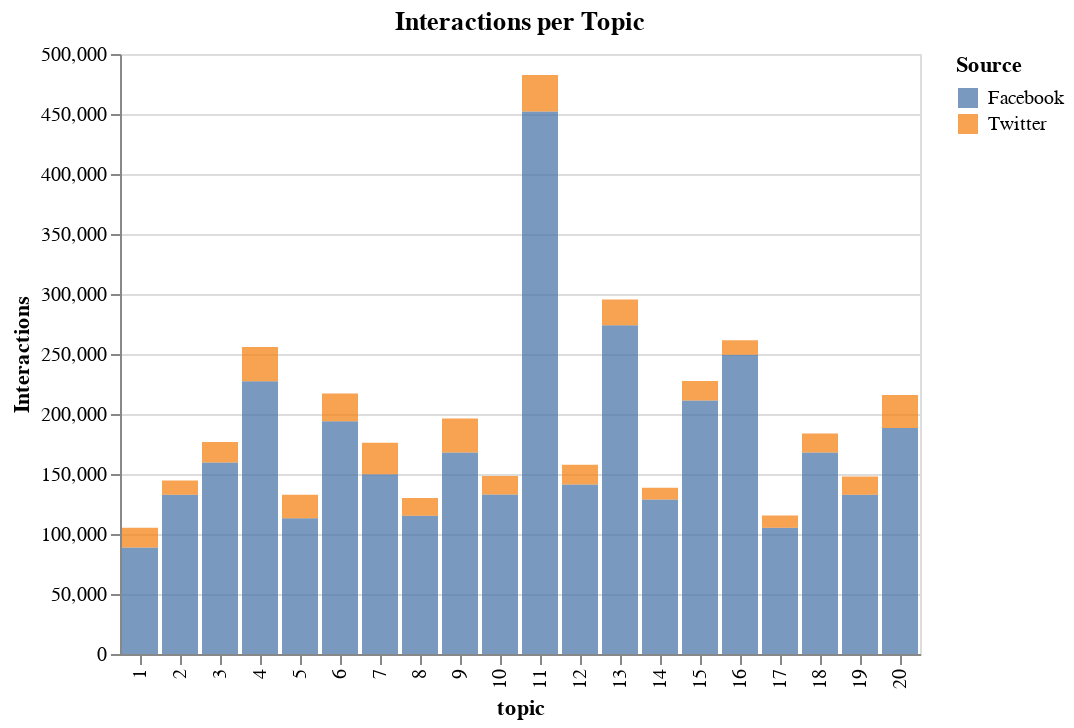

The notebook cell saved with this chart:
### Code cell
p_data = grouped.copy().round(2)
p_data["source"] = p_data.index.get_level_values("source")
p_data.columns = ["count", "sum", "mean", "Source"]
p_data.reset_index(inplace=True)
p_data["Topic"] = p_data.topic_interpretation
p_data["order"] = p_data.source.map({"Facebook": 0, "Twitter": 1})

chart = alt.Chart(p_data, title="Interactions per Topic").mark_bar().encode(
    alt.X("topic:N"),
    alt.Y("sum(sum):Q", 
          title="Interactions"),
    color=alt.Color("Source"),
    order=alt.Order("order"),
    opacity=alt.value(0.75),
    tooltip=[alt.Tooltip("Topic", title="Topic"),
             alt.Tooltip("source", title="Source"),
             alt.Tooltip("count", title="Posts per source"),
             alt.Tooltip("sum", title="Total interactions per source"),
             alt.Tooltip("mean", title="Mean interactions per source")]
)

chart.save(os.path.join(figures_path, "topics", "interactions_per_source_stacked.html"))
chart

### Figure 1 — Vega-Lite specification as saved in the notebook (floating-point values rounded to 4 significant figures)
{"$schema": "https://vega.github.io/schema/vega-lite/v3.4.0.json", "config": {"mark": {"tooltip": null}, "view": {"height": 300, "width": 400}}, "data": {"name": "data-2e679fef1b1e3514d28e3b4c9e6db31f"}, "datasets": {"data-2e679fef1b1e3514d28e3b4c9e6db31f": [{"Source": "Facebook", "Topic": "-", "count": 469, "mean": 189.2, "order": 0, "source": "Facebook", "sum": 88713, "topic": 1, "topic_interpretation": "-"}, {"Source": "Twitter", "Topic": "-", "count": 468, "mean": 35.41, "order": 1, "source": "Twitter", "sum": 16572, "topic": 1, "topic_interpretation": "-"}, {"Source": "Facebook", "Topic": "Wohnen/Sicherheit", "count": 524, "mean": 253.2, "order": 0, "source": "Facebook", "sum": 132659, "topic": 2, "topic_interpretation": "Wohnen/Sicherheit"}, {"Source": "Twitter", "Topic": "Wohnen/Sicherheit", "count": 471, "mean": 25.47, "order": 1, "source": "Twitter", "sum": 11996, "topic": 2, "topic_interpretation": "Wohnen/Sicherheit"}, {"Source": "Facebook", "Topic": "Grüne", "count": 602, "mean": 265.1, "order": 0, "source": "Facebook", "sum": 159577, "topic": 3, "topic_interpretation": "Grüne"}, {"Source": "Twitter", "Topic": "Grüne", "count": 632, "mean": 27, "order": 1, "source": "Twitter", "sum": 17063, "topic": 3, "topic_interpretation": "Grüne"}, {"Source": "Facebook", "Topic": "Steuern/Geld", "count": 707, "mean": 321.6, "order": 0, "source": "Facebook", "sum": 227364, "topic": 4, "topic_interpretation": "Steuern/Geld"}, {"Source": "Twitter", "Topic": "Steuern/Geld", "count": 728, "mean": 38.99, "order": 1, "source": "Twitter", "sum": 28384, "topic": 4, "topic_interpretation": "Steuern/Geld"}, {"Source": "Facebook", "Topic": "TV", "count": 449, "mean": 252.1, "order": 0, "source": "Facebook", "sum": 113189, "topic": 5, "topic_interpretation": "TV"}, {"Source": "Twitter", "Topic": "TV", "count": 417, "mean": 46.57, "order": 1, "source": "Twitter", "sum": 19421, "topic": 5, "topic_interpretation": "TV"}, {"Source": "Facebook", "Topic": "Parteien", "count": 719, "mean": 269.8, "order": 0, "source": "Facebook", "sum": 194006, "topic": 6, "topic_interpretation": "Parteien"}, {"Source": "Twitter", "Topic": "Parteien", "count": 776, "mean": 29.65, "order": 1, "source": "Twitter", "sum": 23009, "topic": 6, "topic_interpretation": "Parteien"}, {"Source": "Facebook", "Topic": "Prognosen", "count": 634, "mean": 236.4, "order": 0, "source": "Facebook", "sum": 149874, "topic": 7, "topic_interpretation": "Prognosen"}, {"Source": "Twitter", "Topic": "Prognosen", "count": 562, "mean": 46.63, "order": 1, "source": "Twitter", "sum": 26208, "topic": 7, "topic_interpretation": "Prognosen"}, {"Source": "Facebook", "Topic": "KPÖ/LinkeVorderungen", "count": 492, "mean": 234, "order": 0, "source": "Facebook", "sum": 115130, "topic": 8, "topic_interpretation": "KPÖ/LinkeVorderungen"}, {"Source": "Twitter", "Topic": "KPÖ/LinkeVorderungen", "count": 553, "mean": 26.94, "order": 1, "source": "Twitter", "sum": 14898, "topic": 8, "topic_interpretation": "KPÖ/LinkeVorderungen"}, {"Source": "Facebook", "Topic": "Dank/TV-Runde", "count": 544, "mean": 308.7, "order": 0, "source": "Facebook", "sum": 167913, "topic": 9, "topic_interpretation": "Dank/TV-Runde"}, {"Source": "Twitter", "Topic": "Dank/TV-Runde", "count": 791, "mean": 35.93, "order": 1, "source": "Twitter", "sum": 28424, "topic": 9, "topic_interpretation": "Dank/TV-Runde"}, {"Source": "Facebook", "Topic": "Links/Alternativ", "count": 518, "mean": 256.8, "order": 0, "source": "Facebook", "sum": 133007, "topic": 10, "topic_interpretation": "Links/Alternativ"}, {"Source": "Twitter", "Topic": "Links/Alternativ", "count": 526, "mean": 28.98, "order": 1, "source": "Twitter", "sum": 15244, "topic": 10, "topic_interpretation": "Links/Alternativ"}, {"Source": "Facebook", "Topic": "ÖVP", "count": 1099, "mean": 411.4, "order": 0, "source": "Facebook", "sum": 452139, "topic": 11, "topic_interpretation": "ÖVP"}, {"Source": "Twitter", "Topic": "ÖVP", "count": 725, "mean": 41.77, "order": 1, "source": "Twitter", "sum": 30286, "topic": 11, "topic_interpretation": "ÖVP"}, {"Source": "Facebook", "Topic": "-", "count": 626, "mean": 225.6, "order": 0, "source": "Facebook", "sum": 141228, "topic": 12, "topic_interpretation": "-"}, {"Source": "Twitter", "Topic": "-", "count": 509, "mean": 32.39, "order": 1, "source": "Twitter", "sum": 16486, "topic": 12, "topic_interpretation": "-"}, {"Source": "Facebook", "Topic": "SPÖ", "count": 809, "mean": 338.6, "order": 0, "source": "Facebook", "sum": 273951, "topic": 13, "topic_interpretation": "SPÖ"}, {"Source": "Twitter", "Topic": "SPÖ", "count": 755, "mean": 28.4, "order": 1, "source": "Twitter", "sum": 21445, "topic": 13, "topic_interpretation": "SPÖ"}, {"Source": "Facebook", "Topic": "Volksparteien", "count": 428, "mean": 300.6, "order": 0, "source": "Facebook", "sum": 128653, "topic": 14, "topic_interpretation": "Volksparteien"}, {"Source": "Twitter", "Topic": "Volksparteien", "count": 394, "mean": 25.31, "order": 1, "source": "Twitter", "sum": 9972, "topic": 14, "topic_interpretation": "Volksparteien"}, {"Source": "Facebook", "Topic": "-", "count": 587, "mean": 359.9, "order": 0, "source": "Facebook", "sum": 211253, "topic": 15, "topic_interpretation": "-"}, {"Source": "Twitter", "Topic": "-", "count": 588, "mean": 27.74, "order": 1, "source": "Twitter", "sum": 16312, "topic": 15, "topic_interpretation": "-"}, {"Source": "Facebook", "Topic": "FPÖ", "count": 621, "mean": 401.5, "order": 0, "source": "Facebook", "sum": 249352, "topic": 16, "topic_interpretation": "FPÖ"}, {"Source": "Twitter", "Topic": "FPÖ", "count": 457, "mean": 26.53, "order": 1, "source": "Twitter", "sum": 12125, "topic": 16, "topic_interpretation": "FPÖ"}, {"Source": "Facebook", "Topic": "-", "count": 473, "mean": 222.6, "order": 0, "source": "Facebook", "sum": 105266, "topic": 17, "topic_interpretation": "-"}, {"Source": "Twitter", "Topic": "-", "count": 391, "mean": 25.85, "order": 1, "source": "Twitter", "sum": 10106, "topic": 17, "topic_interpretation": "-"}, {"Source": "Facebook", "Topic": "Wahlkampfslogans", "count": 589, "mean": 285.1, "order": 0, "source": "Facebook", "sum": 167896, "topic": 18, "topic_interpretation": "Wahlkampfslogans"}, {"Source": "Twitter", "Topic": "Wahlkampfslogans", "count": 421, "mean": 37.65, "order": 1, "source": "Twitter", "sum": 15852, "topic": 18, "topic_interpretation": "Wahlkampfslogans"}, {"Source": "Facebook", "Topic": "-", "count": 520, "mean": 255.4, "order": 0, "source": "Facebook", "sum": 132786, "topic": 19, "topic_interpretation": "-"}, {"Source": "Twitter", "Topic": "-", "count": 542, "mean": 28, "order": 1, "source": "Twitter", "sum": 15177, "topic": 19, "topic_interpretation": "-"}, {"Source": "Facebook", "Topic": "Rechts-außen", "count": 621, "mean": 303.1, "order": 0, "source": "Facebook", "sum": 188230, "topic": 20, "topic_interpretation": "Rechts-außen"}, {"Source": "Twitter", "Topic": "Rechts-außen", "count": 647, "mean": 42.82, "order": 1, "source": "Twitter", "sum": 27707, "topic": 20, "topic_interpretation": "Rechts-außen"}]}, "encoding": {"color": {"field": "Source", "type": "nominal"}, "opacity": {"value": 0.75}, "order": {"field": "order", "type": "quantitative"}, "tooltip": [{"field": "Topic", "title": "Topic", "type": "nominal"}, {"field": "source", "title": "Source", "type": "nominal"}, {"field": "count", "title": "Posts per source", "type": "quantitative"}, {"field": "sum", "title": "Total interactions per source", "type": "quantitative"}, {"field": "mean", "title": "Mean interactions per source", "type": "quantitative"}], "x": {"field": "topic", "type": "nominal"}, "y": {"aggregate": "sum", "field": "sum", "title": "Interactions", "type": "quantitative"}}, "mark": "bar", "title": "Interactions per Topic"}
